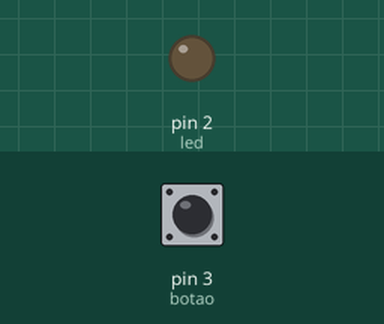
Simulated run of this sketch. Board: Arduino Uno, built with avr-gcc and run on an emulated ATmega328P. On the bench: output pins drawn as LEDs (lit = HIGH). Dashed ring = blinking. The test bench sets the inputs (shaded band); at power-on: pin 3 (botao) LOW.

Above: at 1.2 s.
1.3 s: pin 3 (botao) pulled HIGH for 1 s
At 1.45 s:
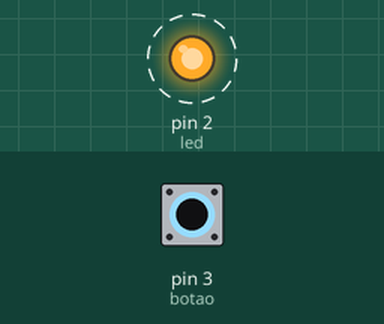
4.3 s: pin 3 (botao) pulled HIGH for 3.2 s
At 8.5 s:
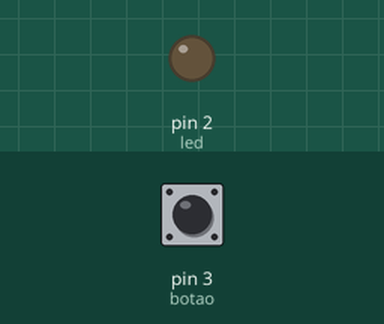
Timing chart, 0 to 10.0 s (numbered marks = the images above; inputs shaded):
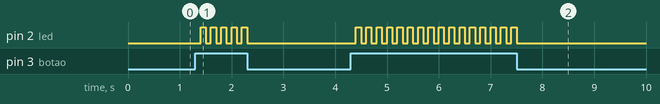

The sketch:

4_exerc.ino
```cpp
//pushbutton porém liga ao apertar o botão e desliga ao apertar novamente
int led = 2;
int botao = 3;
int press = 0;
int ligado = 0;

void setup()
{
  pinMode(led, OUTPUT);
  pinMode(botao, INPUT);//recebe informação do botão
}

void loop(){

 press = digitalRead(botao);

  if(press == HIGH){
    delay(100);
    switch(ligado){
     case 0:
     	digitalWrite(led, HIGH);
    	ligado = 1;
      break;
      case 1:
      	digitalWrite(led, LOW);
    	ligado = 0;
      break;

    }
}
}
```

Measured:
- after the input at 1.3 s, pin 2 (led): alternates HIGH for 0.10 s and LOW for 0.10 s, 10 changes in all, then stays LOW, starting after 0.10 s
- after the input at 4.3 s, pin 2 (led): alternates HIGH for 0.10 s and LOW for 0.10 s, 32 changes in all, then stays LOW, starting after 0.10 s
